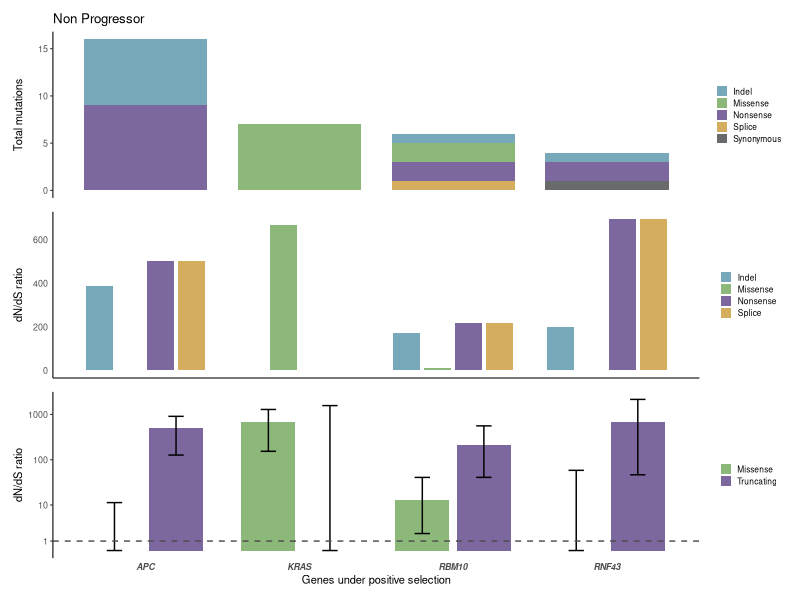

The R script that drew this image:
library(readr)
library(dplyr)
library(tidyr)
library(ggplot2)
library(patchwork)

#### Prep ####
# Read in data
nprog <- read_tsv("data/variants/dndscv/dndscv_genes_non_prog_pre.tsv")
nprog_ci <- read_tsv("data/variants/dndscv/non_prog_pre_gene_ci.tsv") |>
    filter(!gene == "TP53")

# Filter and reshape data
muts_df <- nprog |>
  select(gene_name, n_syn, n_mis, n_non, n_spl, n_ind, qglobal_cv) |>
  filter(qglobal_cv < 0.05) |>
  pivot_longer(
    cols = starts_with("n_"),
    names_to = "mutation_type",
    values_to = "count"
  ) |>
  mutate(
    mutation_type = recode(mutation_type,
      n_syn = "Synonymous", n_mis = "Missense", n_non = "Nonsense",
      n_spl = "Splice", n_ind = "Indel"
    )
  )

ratios_df <- nprog |>
  filter(qglobal_cv < 0.05) |>
  select(gene_name, wmis_cv, wnon_cv, wspl_cv, wind_cv) |>
  pivot_longer(
    cols = starts_with("w"),
    names_to = "mutation_type",
    values_to = "w_dnds"
  ) |>
  mutate(
    mutation_type = recode(mutation_type,
      wmis_cv = "Missense",
      wnon_cv = "Nonsense",
      wspl_cv = "Splice",
      wind_cv = "Indel"
    ),
    gene_name = factor(gene_name, levels = unique(gene_name)) # preserve order
  )

ci_df <- nprog_ci |>
  rename(gene_name = gene) |>
  tidyr::pivot_longer(cols = starts_with(c("mis", "tru")),
                      names_to = c("type", ".value"),
                      names_pattern = "(mis|tru)_(.*)") |>
  mutate(type = dplyr::recode(type,
                         "mis" = "Missense",
                         "tru" = "Truncating")
        )

# Set order of genes
genes_order <- muts_df |>
    arrange(qglobal_cv) |>
    pull(gene_name) |>
    unique()

muts_df <- muts_df |>
    mutate(gene_name = factor(gene_name, levels = genes_order))

ratios_df <- ratios_df |>
    mutate(gene_name = factor(gene_name, levels = genes_order))


ci_df <- ci_df |>
    mutate(gene_name = factor(gene_name, levels = genes_order))


# Define colour palette
mutation_colours <- c(
  "Missense"   = "#8cb87aff",  
  "Truncating" = "#7c679eff",
  "Indel" = "#77a9baff",
  "Nonsense" = "#7c679eff",
  "Splice" = "#d5ad5eff",
  "Synonymous" ="#696a6bff"
)

# Counts barplot
counts_barplot <- ggplot(muts_df, aes(x = gene_name, y = count, fill = mutation_type)) +
  geom_col(width = 0.8) +
  scale_fill_manual(values = mutation_colours) +
  labs(
    x = NULL,
    y = "Total mutations",
    fill = NULL,
    title = "Non Progressor"
  ) +
  theme_classic(base_size = 8) +
  theme(
    axis.text.x = element_blank(),
    axis.line.x = element_blank(),
    axis.ticks.x = element_blank(),
    legend.position = "right",
    legend.text  = element_text(size = 6),
    legend.key.size = unit(0.3, "cm")  
  )

# ratios barplot
ratios_barplot <- ggplot(ratios_df, aes(x = gene_name, y = w_dnds, fill = mutation_type)) +
  geom_col(position = position_dodge(width = 0.8), width = 0.7) +
  labs(
    x = NULL,
    y = "dN/dS ratio",
    fill = NULL
  ) +
  theme_classic(base_size = 8) +
  theme(
    axis.text.x = element_blank(),
    axis.ticks = element_blank(),
    legend.position = "right",
    legend.text  = element_text(size = 6),
    legend.key.size = unit(0.3, "cm")
  ) +
  scale_fill_manual(values = mutation_colours) 

# dnds ratios barplot
# Plot
ci_barplot <- ggplot(ci_df, aes(x = gene_name, y = mle, fill = type)) +
  geom_col(position = position_dodge(width = 0.8), width = 0.7) +
  geom_errorbar(
    aes(ymin = low, ymax = high),
    position = position_dodge(width = 0.8),
    width = 0.2
  ) +
    geom_hline(yintercept = 1, linetype = "dashed", colour = "grey30") +
  scale_fill_manual(values = mutation_colours) +
  scale_y_log10(trans = "pseudo_log", breaks = c(1, 10, 100, 1000, 10000)) +
  labs(
    x = "Genes under positive selection",
    y = "dN/dS ratio",
    fill = NULL
  ) +
  theme_classic(base_size = 8) +
  theme(
    axis.text.x = element_text(face = "bold.italic"),
    axis.line.x = element_blank(),
    axis.ticks.x = element_blank(),
    legend.position = "right",
    legend.text  = element_text(size = 6),
    legend.key.size = unit(0.3, "cm")
  )

# Combine plots
combined_plot <- counts_barplot / ratios_barplot / ci_barplot + plot_layout(heights = c(1, 1, 1))

ggsave("plots/dndscv/precursors/dndscv_n_progressors_plot.png",
        plot = combined_plot, height = 3, width = 3.4, dpi = 300)
